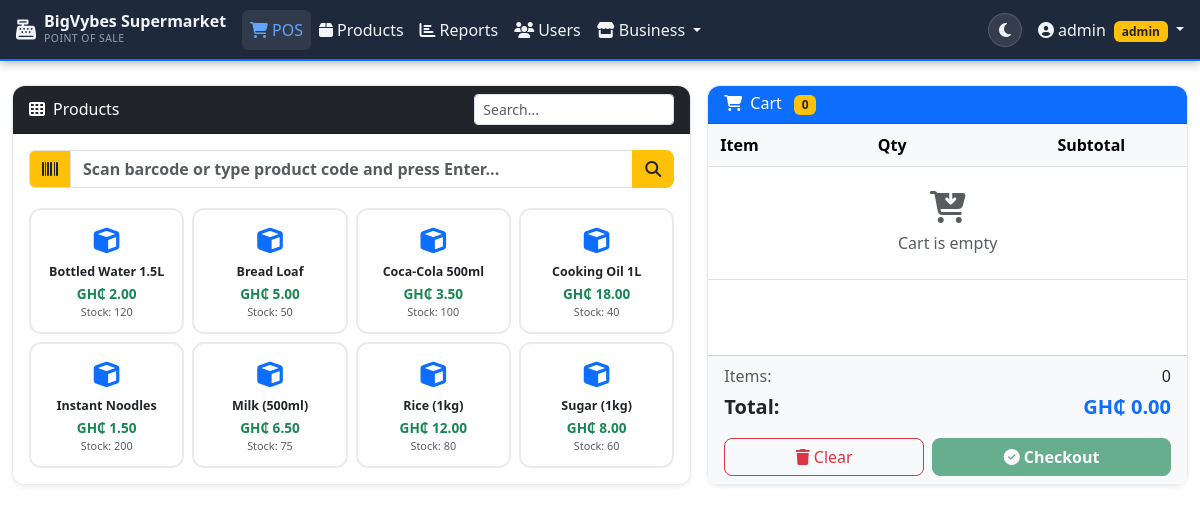
The app's page /pos/pos.php (signed in) with its own data.
### tables this page shows
CREATE TABLE IF NOT EXISTS products (
    id INT AUTO_INCREMENT PRIMARY KEY,
    name VARCHAR(100) NOT NULL,
    price DECIMAL(10,2) NOT NULL,
    quantity INT NOT NULL DEFAULT 0,
    created_at TIMESTAMP DEFAULT CURRENT_TIMESTAMP
);

### pos/pos.php (the view, shortened to what this page needs)
<?php
require_once '../config/db.php';
$products = $conn->query("SELECT * FROM products WHERE quantity > 0 ORDER BY name")->fetch_all(MYSQLI_ASSOC);
require_once '../includes/header.php';
?>
<div class="row g-3" id="posApp">
    <div class="col-lg-7">
        <div class="card shadow-sm h-100">
            <div class="card-header bg-dark text-white d-flex justify-content-between align-items-center">
                <h6 class="mb-0"><i class="fas fa-th me-2"></i>Products</h6>
                <input type="text" id="productSearch" class="form-control form-control-sm w-auto"
                       placeholder="Search..." style="max-width:200px"
                       oninput="filterProducts(this.value)">
            </div>
            <div class="px-3 pt-3 pb-1">
                <div class="input-group">
                    <span class="input-group-text bg-warning text-dark"><i class="fas fa-barcode"></i></span>
                    <input type="text" id="barcodeInput" class="form-control fw-semibold"
                           placeholder="Scan barcode or type product code and press Enter..."
                           onkeydown="if(event.key==='Enter') scanBarcode(this.value)">
                    <button class="btn btn-warning text-dark" onclick="scanBarcode(document.getElementById('barcodeInput').value)">
                        <i class="fas fa-search"></i>
                    </button>
                </div>
            </div>
            <div class="card-body p-3 overflow-auto" style="max-height:72vh">
                <div class="row g-2" id="productGrid">
                    <?php foreach ($products as $p): ?>
                    <div class="col-6 col-md-4 col-xl-3 product-card-wrap"
                         data-name="<?= strtolower(htmlspecialchars($p['name'])) ?>">
                        <div class="product-tile <?= $p['quantity'] == 0 ? 'disabled' : '' ?>"
                             onclick="addToCart(<?= $p['id'] ?>, '<?= htmlspecialchars($p['name'], ENT_QUOTES) ?>', <?= $p['price'] ?>, <?= $p['quantity'] ?>)">
                            <div class="product-icon"><i class="fas fa-cube"></i></div>
                            <div class="product-name"><?= htmlspecialchars($p['name']) ?></div>
                            <div class="product-price">GH₵ <?= number_format($p['price'], 2) ?></div>
                            <div class="product-stock small text-muted">Stock: <?= $p['quantity'] ?></div>
                        </div>
                    </div>
                    <?php endforeach; ?>
                </div>
            </div>
        </div>
    </div>
    <div class="col-lg-5">
        <div class="card shadow-sm h-100 d-flex flex-column">
            <div class="card-header bg-primary text-white">
                <h6 class="mb-0"><i class="fas fa-shopping-cart me-2"></i>Cart
                    <span id="cartCount" class="badge bg-warning text-dark ms-2">0</span>
                </h6>
            </div>
            <div class="card-body p-0 overflow-auto flex-grow-1" style="max-height:50vh">
                <table class="table table-sm align-middle mb-0" id="cartTable">
                    <thead class="table-light sticky-top">
                        <tr>
                            <th>Item</th>
                            <th class="text-center">Qty</th>
                            <th class="text-end">Subtotal</th>
                            <th></th>
                        </tr>
                    </thead>
                    <tbody id="cartBody">
                        <tr id="emptyCartRow">
                            <td colspan="4" class="text-center text-muted py-4">
                                <i class="fas fa-cart-arrow-down fa-2x mb-2 d-block"></i>
                                Cart is empty
                            </td>
                        </tr>
                    </tbody>
                </table>
            </div>
            <div class="card-footer bg-light">
                <div class="d-flex justify-content-between mb-1">
                    <span class="text-muted">Items:</span>
                    <span id="totalItems">0</span>
                </div>
                <div class="d-flex justify-content-between fw-bold fs-5 mb-3">
                    <span>Total:</span>
                    <span class="text-primary" id="cartTotal">GH₵ 0.00</span>
                </div>
                <div class="d-flex gap-2">
                    <button class="btn btn-outline-danger flex-fill" onclick="clearCart()">
                        <i class="fas fa-trash me-1"></i>Clear
                    </button>
                    <button class="btn btn-success flex-fill fw-bold" onclick="openCheckout()" id="checkoutBtn" disabled>
                        <i class="fas fa-check-circle me-1"></i>Checkout
                    </button>
                </div>
            </div>
        </div>
    </div>
</div>
<?php require_once '../includes/footer.php'; ?>

### includes/header.php (shortened to what this page needs)
<!DOCTYPE html>
<html lang="en" data-bs-theme="light" id="htmlRoot">
<head>
    <link rel="stylesheet" href="https://cdnjs.cloudflare.com/ajax/libs/bootstrap/5.3.0/css/bootstrap.min.css">
    <link rel="stylesheet" href="https://cdnjs.cloudflare.com/ajax/libs/font-awesome/6.4.0/css/all.min.css">
    <link rel="stylesheet" href="/pos-system/assets/css/style.css">
</head>
<body>
<nav class="navbar navbar-expand-lg px-3 main-navbar">
    <a class="navbar-brand fw-bold d-flex align-items-center gap-2" href="/pos-system/">
        <i class="fas fa-cash-register"></i>
        <div>
            <div class="shop-name"><?= SHOP_NAME ?></div>
            <div class="shop-sub">Point of Sale</div>
        </div>
    </a>
    <div class="collapse navbar-collapse" id="navMenu">
        <ul class="navbar-nav me-auto">
            <?php if (isset($_SESSION['role'])): ?>
                <li class="nav-item">
                    <a class="nav-link <?= basename($_SERVER['PHP_SELF']) == 'pos.php' ? 'active' : '' ?>" href="/pos-system/pos/pos.php">
                        <i class="fas fa-shopping-cart me-1"></i>POS
                    </a>
                </li>
                <?php if ($_SESSION['role'] === 'admin'): ?>
                <li class="nav-item">
                    <a class="nav-link <?= strpos($_SERVER['PHP_SELF'], 'products') !== false ? 'active' : '' ?>" href="/pos-system/products/index.php">
                        <i class="fas fa-box me-1"></i>Products
                    </a>
                </li>
                <li class="nav-item">
                    <a class="nav-link <?= strpos($_SERVER['PHP_SELF'], 'reports') !== false ? 'active' : '' ?>" href="/pos-system/reports/index.php">
                        <i class="fas fa-chart-bar me-1"></i>Reports
                    </a>
                </li>
                <li class="nav-item">
                    <a class="nav-link <?= strpos($_SERVER['PHP_SELF'], 'users') !== false ? 'active' : '' ?>" href="/pos-system/users/index.php">
                        <i class="fas fa-users me-1"></i>Users
                    </a>
                </li>
                <li class="nav-item dropdown">
                    <a class="nav-link dropdown-toggle <?= strpos($_SERVER['PHP_SELF'], 'business') !== false ? 'active' : '' ?>"
                       href="#" data-bs-toggle="dropdown">
                        <i class="fas fa-store me-1"></i>Business
                    </a>
                </li>
                <?php endif; ?>
            <?php endif; ?>
        </ul>
        <?php if (isset($_SESSION['username'])): ?>
        <div class="d-flex align-items-center gap-3">
            <div class="dark-mode-toggle" onclick="toggleDarkMode()" title="Toggle Dark Mode" id="darkModeBtn">
                <i class="fas fa-moon" id="darkModeIcon"></i>
            </div>
            <div class="dropdown">
                <a class="navbar-text dropdown-toggle text-decoration-none" href="#" data-bs-toggle="dropdown">
                    <i class="fas fa-user-circle me-1"></i><?= htmlspecialchars($_SESSION['username']) ?>
                    <span class="badge <?= $_SESSION['role'] === 'admin' ? 'bg-warning text-dark' : 'bg-info text-dark' ?> ms-1"><?= $_SESSION['role'] ?></span>
                </a>
            </div>
        </div>
        <?php endif; ?>
    </div>
</nav>
<div class="container-fluid py-4">

### includes/footer.php (shortened to what this page needs)
</div>
</body>
</html>

### assets/css/style.css (style rules this page uses)
[data-bs-theme="light"] { --navbar-bg: #1e293b; }
.main-navbar { background: var(--navbar-bg) !important; border-bottom: 2px solid #0d6efd; box-shadow: 0 2px 16px rgba(0,0,0,0.25); }
.main-navbar .navbar-brand, .main-navbar .nav-link, .main-navbar .navbar-text { color: #f1f5f9 !important; }
.main-navbar .nav-link:hover, .main-navbar .nav-link.active { color: #60a5fa !important; background: rgba(255,255,255,0.08); border-radius: 6px; }
.shop-name { font-size: 1rem; font-weight: 700; line-height: 1.1; color: #f1f5f9; }
.shop-sub { font-size: 0.65rem; color: #94a3b8; font-weight: 400; letter-spacing: 0.5px; text-transform: uppercase; }
.dark-mode-toggle { width: 34px; height: 34px; border-radius: 50%; background: rgba(255,255,255,0.1); display: flex; align-items: center; justify-content: center; cursor: pointer; color: #f1f5f9; transition: all 0.2s; border: 1px solid rgba(255,255,255,0.15); }
.navbar { box-shadow: 0 2px 10px rgba(0,0,0,0.3); }
.nav-link.active { background: rgba(255,255,255,0.15); border-radius: 6px; }
.product-tile { background: #fff; border: 2px solid #e9ecef; border-radius: 12px; padding: 12px 8px; text-align: center; cursor: pointer; transition: all 0.18s ease; user-select: none; }
.product-icon { font-size: 1.6rem; color: #0d6efd; margin-bottom: 4px; }
.product-name { font-size: 0.78rem; font-weight: 600; line-height: 1.2; margin-bottom: 4px; overflow: hidden; display: -webkit-box; -webkit-line-clamp: 2; -webkit-box-orient: vertical; }
.product-price { font-size: 0.85rem; font-weight: 700; color: #198754; }
.product-stock { font-size: 0.68rem; }
.card { border-radius: 12px; border: 1px solid #e9ecef; }
.card-header { border-radius: 12px 12px 0 0 !important; }
.table > :not(caption) > * > * { padding: 0.55rem 0.75rem; }
.btn { border-radius: 8px; }

### records on screen
products: name "Bottled Water 1.5L", price "2.00", quantity "120"
products: name "Bread Loaf", price "5.00", quantity "50"
products: name "Coca-Cola 500ml", price "3.50", quantity "100"
products: name "Cooking Oil 1L", price "18.00", quantity "40"
products: name "Instant Noodles", price "1.50", quantity "200"
products: name "Milk (500ml)", price "6.50", quantity "75"
products: name "Rice (1kg)", price "12.00", quantity "80"
products: name "Sugar (1kg)", price "8.00", quantity "60"

### other values on screen
SHOP_NAME "BigVybes Supermarket"
$_SESSION['username'] "admin"
$_SESSION['role'] "admin"
